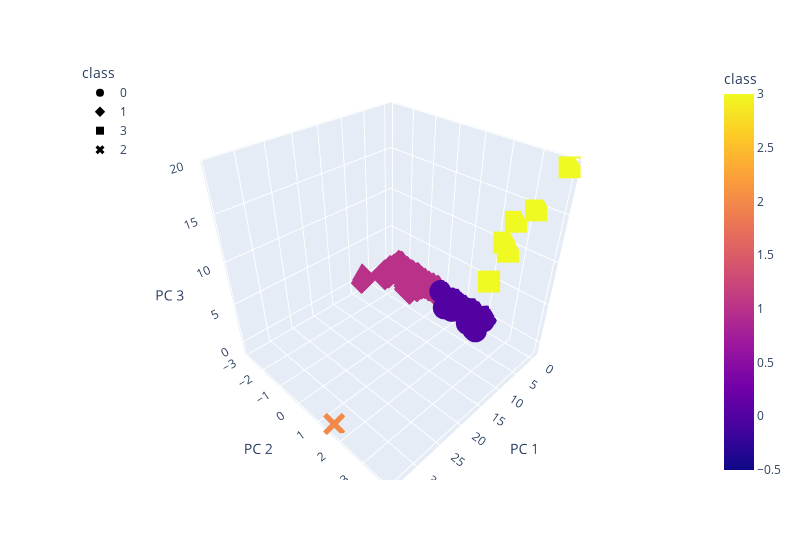

Notebook source saved alongside this figure:
### Markdown cell above
### Deliverable 4: Visualizing Cryptocurrencies Results

#### 3D-Scatter with Clusters

### Code cell
# Creating a 3D-Scatter with the PCA data and the clusters
# Plotting the clusters with three features
fig = px.scatter_3d(clustered_df, x="PC 1", y="PC 2", z="PC 3", hover_data=["Algorithm","CoinName"], symbol= "class", color="class", width=800)
fig.update_layout(legend=dict(x=0,y=1))
fig.show()
# YOUR CODE HERE
# Plotting the clusters with three features
#fig = px.scatter_3d(df_iris, x="petal_width", y="sepal_length", z="petal_length", color="class", symbol="CoinName", size="sepal_width",width=800)
#fig.update_layout(legend=dict(x=0,y=1))
#fig.show()

### Figure 1 — Plotly figure (JSON) as saved in the notebook; plotly's stock layout.template omitted (floating-point values rounded to 4 significant figures; data arrays with more than 128 entries replaced by an {"elided": "..."} marker saying what was removed)
{"data": [{"customdata": {"elided": "286x2 str values"}, "hovertemplate": "class=%{marker.color}<br>PC 1=%{x}<br>PC 2=%{y}<br>PC 3=%{z}<br>Algorithm=%{customdata[0]}<br>CoinName=%{customdata[1]}<extra></extra>", "legendgroup": "0", "marker": {"color": {"elided": "286 int values"}, "coloraxis": "coloraxis", "symbol": "circle"}, "mode": "markers", "name": "0", "scene": "scene", "showlegend": true, "type": "scatter3d", "x": {"elided": "286 float values"}, "y": {"elided": "286 float values"}, "z": {"elided": "286 float values"}}, {"customdata": {"elided": "239x2 str values"}, "hovertemplate": "class=%{marker.color}<br>PC 1=%{x}<br>PC 2=%{y}<br>PC 3=%{z}<br>Algorithm=%{customdata[0]}<br>CoinName=%{customdata[1]}<extra></extra>", "legendgroup": "1", "marker": {"color": {"elided": "239 int values"}, "coloraxis": "coloraxis", "symbol": "diamond"}, "mode": "markers", "name": "1", "scene": "scene", "showlegend": true, "type": "scatter3d", "x": {"elided": "239 float values"}, "y": {"elided": "239 float values"}, "z": {"elided": "239 float values"}}, {"customdata": [["VeChainThor Authority", "Vechain"], ["Proof-of-BibleHash", "BiblePay"], ["SHA-256 + Hive", "LitecoinCash"], ["Proof-of-Authority", "Poa Network"], ["ECC 256K1", "Acute Angle Cloud"], ["Leased POS", "Waves"]], "hovertemplate": "class=%{marker.color}<br>PC 1=%{x}<br>PC 2=%{y}<br>PC 3=%{z}<br>Algorithm=%{customdata[0]}<br>CoinName=%{customdata[1]}<extra></extra>", "legendgroup": "3", "marker": {"color": [3, 3, 3, 3, 3, 3], "coloraxis": "coloraxis", "symbol": "square"}, "mode": "markers", "name": "3", "scene": "scene", "showlegend": true, "type": "scatter3d", "x": [4.4, -0.164, -0.4904, -0.3955, -0.2961, -0.1998], "y": [2.523, 3.221, 3.924, 2.603, 2.33, 2.512], "z": [7.17, 14.73, 19.43, 12.76, 10.13, 9.349]}, {"customdata": [["TRC10", "BitTorrent"]], "hovertemplate": "class=%{marker.color}<br>PC 1=%{x}<br>PC 2=%{y}<br>PC 3=%{z}<br>Algorithm=%{customdata[0]}<br>CoinName=%{customdata[1]}<extra></extra>", "legendgroup": "2", "marker": {"color": [2], "coloraxis": "coloraxis", "symbol": "x"}, "mode": "markers", "name": "2", "scene": "scene", "showlegend": true, "type": "scatter3d", "x": [34.12], "y": [1.53], "z": [-1.077]}], "layout": {"coloraxis": {"colorbar": {"title": {"text": "class"}}, "colorscale": [[0, "#0d0887"], [0.1111, "#46039f"], [0.2222, "#7201a8"], [0.3333, "#9c179e"], [0.4444, "#bd3786"], [0.5556, "#d8576b"], [0.6667, "#ed7953"], [0.7778, "#fb9f3a"], [0.8889, "#fdca26"], [1, "#f0f921"]]}, "legend": {"title": {"text": "class"}, "tracegroupgap": 0, "x": 0, "y": 1}, "margin": {"t": 60}, "scene": {"domain": {"x": [0, 1], "y": [0, 1]}, "xaxis": {"title": {"text": "PC 1"}}, "yaxis": {"title": {"text": "PC 2"}}, "zaxis": {"title": {"text": "PC 3"}}}, "width": 800}}
